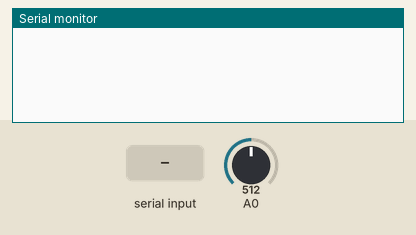
Recording of a sketch running on a simulated Arduino Uno, built with avr-gcc and run on an emulated ATmega328P. On the bench: the last lines printed to the serial monitor. The inputs (shaded band) are chosen by the test bench; at power-on: A0 = 512.

Above: at 1.2 s.
1.3 s: "1" received over the second serial link
At 1.51 s:
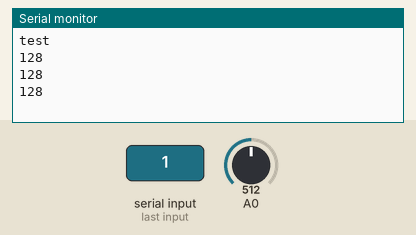
2.8 s: A0 set to 716
At 2.83 s:
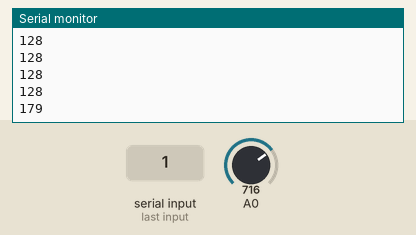
4.3 s: "0" received over the second serial link
At 5.3 s:
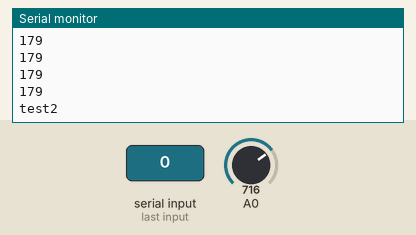

The sketch:

BT.ino
```cpp
#include <SoftwareSerial.h>

SoftwareSerial BTSerial(2,3);

int ECG_pin = 0;
int count = 0;
int rvalue = 0;
int index = 0;
bool start = false;
int empty = 0;

void setup() {
  Serial.begin(9600);
  BTSerial.begin(9600);

}

int BTreadV= 0;
void loop(){
  rvalue = analogRead(0) / 4; //write가 최대 256까지 보낼 수 있기 때문
  if(BTSerial.available()==true){ //블루투스로 신호를 받으면
    //Serial.println(BTSerial.read());
    BTreadV = BTSerial.read();
    if(BTreadV==49){ // 그 신호가 1(49)인경우( 시작 버튼 누를 경우 )
      Serial.println("test");
      start = true;
      count = 500;
      index = 0;
    }
		if(BTreadV==48){
      Serial.println("test2");
      start = false;
    }
  }

  if(start==true){

		Serial.println(rvalue);
    BTSerial.write(rvalue);
  }

  if(start == false){
    empty = 500-count;
  }

  delay(100); //0.1초 간격으로 측정

}
```

Measured:
- after the input at 1.3 s, the serial monitor: prints a new line at once (image 1)
- after the input at 2.8 s, the serial monitor: prints a new line at once (image 2)
- after the input at 4.3 s, the serial monitor: prints a new line at once (image 3)
